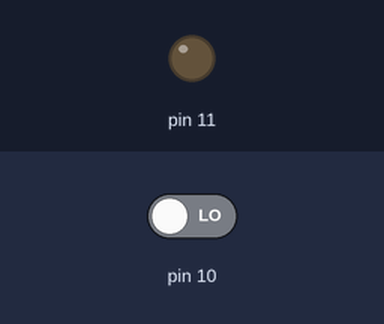
This sketch was run on a simulated Arduino Uno, built with avr-gcc and run on an emulated ATmega328P. On the bench: output pins drawn as LEDs (lit = HIGH). Inputs (shaded band) come from the test bench; at power-on: pin 10 LOW.

Above: at 1.2 s.
1.3 s: pin 10 driven HIGH
At 2.3 s:
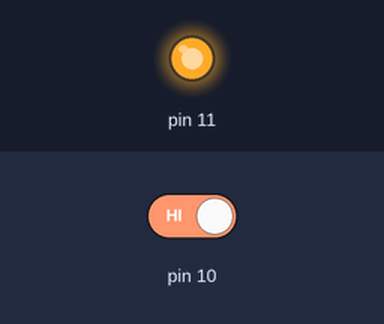
Timing chart, 0 to 4.3 s (numbered marks = the images above; inputs shaded):
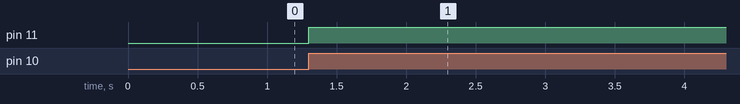

The sketch:

stairs_light.ino
```cpp
/* This code is designed so it acts on a circuit to make it behave as the stairs light circuit ,
 *  when you press a certain button ( push button or switch ) the light turns on for a while then
 *  turns off automatically , the period i will make is 10 seconds
 */


 int x ;

void setup() {
  // put your setup code here, to run once:

  pinMode( 10 , INPUT );
  pinMode( 11 , OUTPUT );

}

void loop() {
  // put your main code here, to run repeatedly:

  x = digitalRead( 10 );

  if ( x == 1 )
  {
    digitalWrite( 11 , HIGH );
    delay( 10000 );
    digitalWrite( 11 , LOW );

  }


}
```

Measured:
- after the input at 1.3 s, pin 11: LOW → HIGH at once
